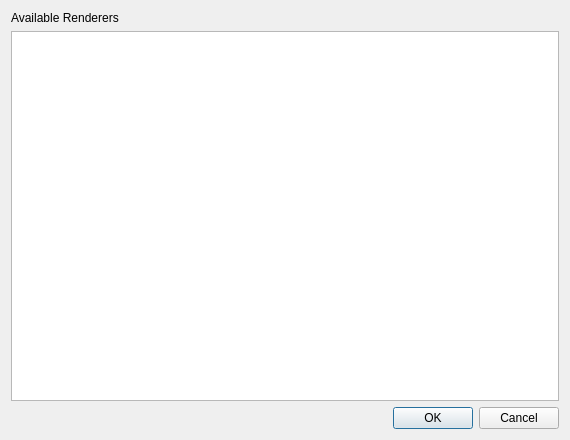
<?xml version="1.0" encoding="UTF-8"?>
<ui version="4.0">
 <class>rendererWidget</class>
 <widget class="QWidget" name="rendererWidget">
  <property name="geometry">
   <rect>
    <x>0</x>
    <y>0</y>
    <width>570</width>
    <height>440</height>
   </rect>
  </property>
  <property name="windowTitle">
   <string>Renderer Output</string>
  </property>
  <layout class="QVBoxLayout" name="verticalLayout_2">
   <item>
    <widget class="QLabel" name="label">
     <property name="text">
      <string>Available Renderers</string>
     </property>
    </widget>
   </item>
   <item>
    <widget class="QListWidget" name="receiversListWidget">
     <property name="sizePolicy">
      <sizepolicy hsizetype="Expanding" vsizetype="Expanding">
       <horstretch>0</horstretch>
       <verstretch>1</verstretch>
      </sizepolicy>
     </property>
    </widget>
   </item>
   <item>
    <widget class="QDialogButtonBox" name="buttonBox">
     <property name="sizePolicy">
      <sizepolicy hsizetype="Expanding" vsizetype="Expanding">
       <horstretch>0</horstretch>
       <verstretch>0</verstretch>
      </sizepolicy>
     </property>
     <property name="orientation">
      <enum>Qt::Horizontal</enum>
     </property>
     <property name="standardButtons">
      <set>QDialogButtonBox::Cancel|QDialogButtonBox::Ok</set>
     </property>
    </widget>
   </item>
  </layout>
 </widget>
 <resources/>
 <connections/>
</ui>
